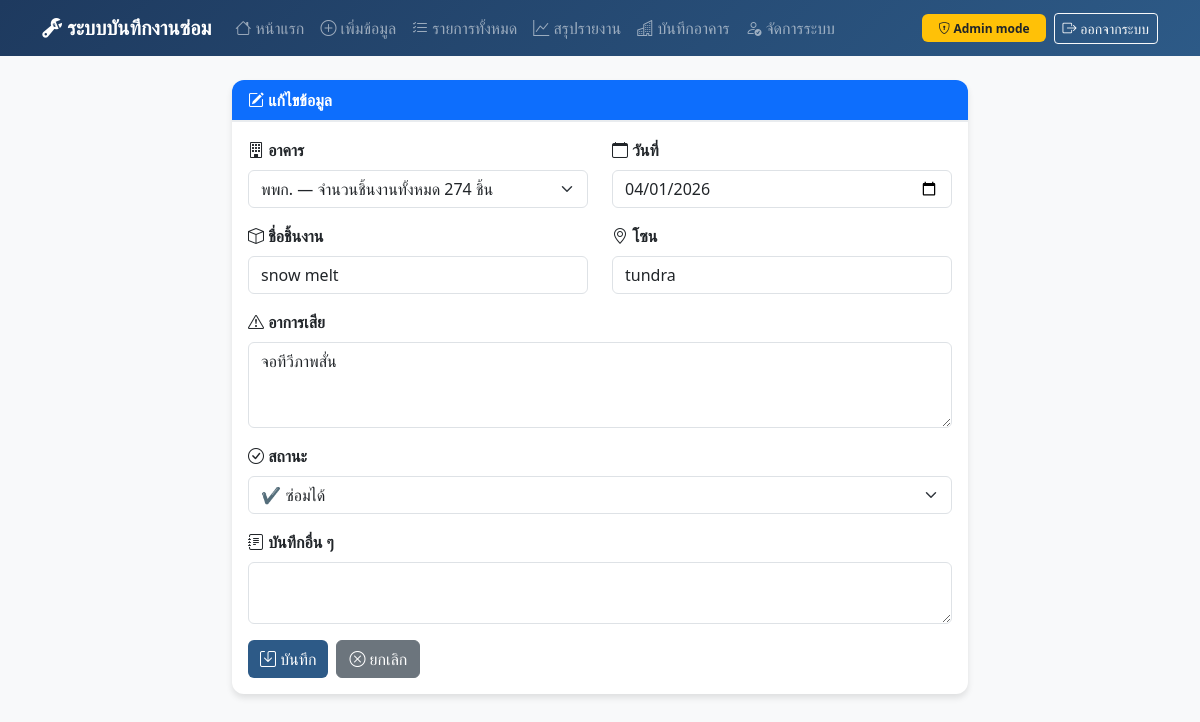
Screenshot of /admin/edit/1 (signed in) with the database file from the repository.
### models.py (models this page shows, shortened)
class RepairLog(db.Model):
    __tablename__ = "repair_log"
    id = db.Column(db.Integer, primary_key=True)
    building = db.Column(db.String(64), nullable=False)
    date = db.Column(db.Date, nullable=False)
    item_name = db.Column(db.String(128), nullable=False)
    quantity = db.Column(db.Integer, nullable=False, default=1)
    zone = db.Column(db.String(64), nullable=False)
    fault_desc = db.Column(db.Text, nullable=False)
    status = db.Column(db.Enum('fixable', 'unfixable'), nullable=False)
    notes = db.Column(db.Text)
    job_status = db.Column(db.String(16), nullable=False, default='open')
    final_result = db.Column(db.String(16), nullable=True)
    closed_date = db.Column(db.Date, nullable=True)
    close_note = db.Column(db.Text, nullable=True)
    created_at = db.Column(db.DateTime, default=datetime.utcnow)

class Building(db.Model):
    __tablename__ = "building"
    id = db.Column(db.Integer, primary_key=True)
    name = db.Column(db.String(64), nullable=False, unique=True)
    total_items = db.Column(db.Integer, nullable=False, default=0)
    created_at = db.Column(db.DateTime, default=datetime.utcnow)

### app.py (the view, shortened to what this page needs)
@app.route('/admin/edit/<int:id>', methods=['GET', 'POST'])
def admin_edit(id):
    if not admin_required():
        return redirect(url_for('admin_login'))
    log = db.session.get(RepairLog, id)
    if not log:
        return redirect(url_for('admin_dashboard'))
    buildings = Building.query.order_by(Building.name.asc()).all()
    return render_template('admin_edit.html', log=log, building_options=buildings)

### app.py (called while the page is built)
def admin_required():
    return session.get('admin_logged_in')

@app.context_processor
def inject_buildings():
    buildings = Building.query.order_by(Building.name.asc()).all()
    return dict(buildings=buildings, has_buildings=len(buildings) > 0)

### templates/admin_edit.html (shortened to what this page needs)
{% extends "base.html" %}
{% block content %}
<div class="row justify-content-center">
    <div class="col-md-8">
        <div class="card">
            <div class="card-header bg-primary text-white">
                <i class="bi bi-pencil-square"></i> แก้ไขข้อมูล
            </div>
            <div class="card-body">
                <form method="post">
                    <div class="row">
                        <div class="col-md-6 mb-3">
                            <label class="form-label fw-bold"><i class="bi bi-building"></i> อาคาร</label>
                            <select class="form-select" name="building_id" required>
                                {% for building in building_options %}
                                <option value="{{ building.id }}" {% if building.name == log.building %}selected{% endif %}>
                                    {{ building.name }} — จำนวนชิ้นงานทั้งหมด {{ building.total_items }} ชิ้น
                                </option>
                                {% endfor %}
                            </select>
                        </div>
                        <div class="col-md-6 mb-3">
                            <label class="form-label fw-bold"><i class="bi bi-calendar"></i> วันที่</label>
                            <input type="date" class="form-control" name="date" value="{{ log.date }}" required>
                        </div>
                    </div>
                    <div class="row">
                        <div class="col-md-6 mb-3">
                            <label class="form-label fw-bold"><i class="bi bi-box"></i> ชื่อชิ้นงาน</label>
                            <input type="text" class="form-control" name="item_name" value="{{ log.item_name }}" required>
                        </div>
                        <div class="col-md-6 mb-3">
                            <label class="form-label fw-bold"><i class="bi bi-geo-alt"></i> โซน</label>
                            <input type="text" class="form-control" name="zone" value="{{ log.zone }}" required>
                        </div>
                    </div>
                    <div class="mb-3">
                        <label class="form-label fw-bold"><i class="bi bi-exclamation-triangle"></i> อาการเสีย</label>
                        <textarea class="form-control" name="fault_desc" rows="3" required>{{ log.fault_desc }}</textarea>
                    </div>
                    <div class="mb-3">
                        <label class="form-label fw-bold"><i class="bi bi-check-circle"></i> สถานะ</label>
                        <select class="form-select" name="status" required>
                            <option value="fixable" {% if log.status == 'fixable' %}selected{% endif %}>✔ ซ่อมได้</option>
                        </select>
                    </div>
                    <div class="mb-3">
                        <label class="form-label fw-bold"><i class="bi bi-journal-text"></i> บันทึกอื่น ๆ</label>
                        <textarea class="form-control" name="notes" rows="2">{{ log.notes }}</textarea>
                    </div>
                    <div class="d-flex gap-2">
                        <button type="submit" class="btn btn-primary">
                            <i class="bi bi-save"></i> บันทึก
                        </button>
                        <a href="{{ url_for('admin_dashboard') }}" class="btn btn-secondary">
                            <i class="bi bi-x-circle"></i> ยกเลิก
                        </a>
                    </div>
                </form>
            </div>
        </div>
    </div>
</div>
{% endblock %}

### templates/base.html (style rules this page uses)
body { background-color: #f8f9fa; }
.card { border: none; border-radius: 12px; box-shadow: 0 4px 6px rgba(0,0,0,0.1); }
.card-header { background: white; border-bottom: 2px solid #e9ecef; border-radius: 12px 12px 0 0 !important; font-weight: 600; }
.btn-primary { background: #2d5a87; border: none; }

### rows the page displays
RepairLog: building_id "พพก. — จำนวนชิ้นงานทั้งหมด 274 ชิ้น", date "04/01/2026", item_name "snow melt", zone "tundra", fault_desc "จอทีวีภาพสั่น", status "✔ ซ่อมได้"
